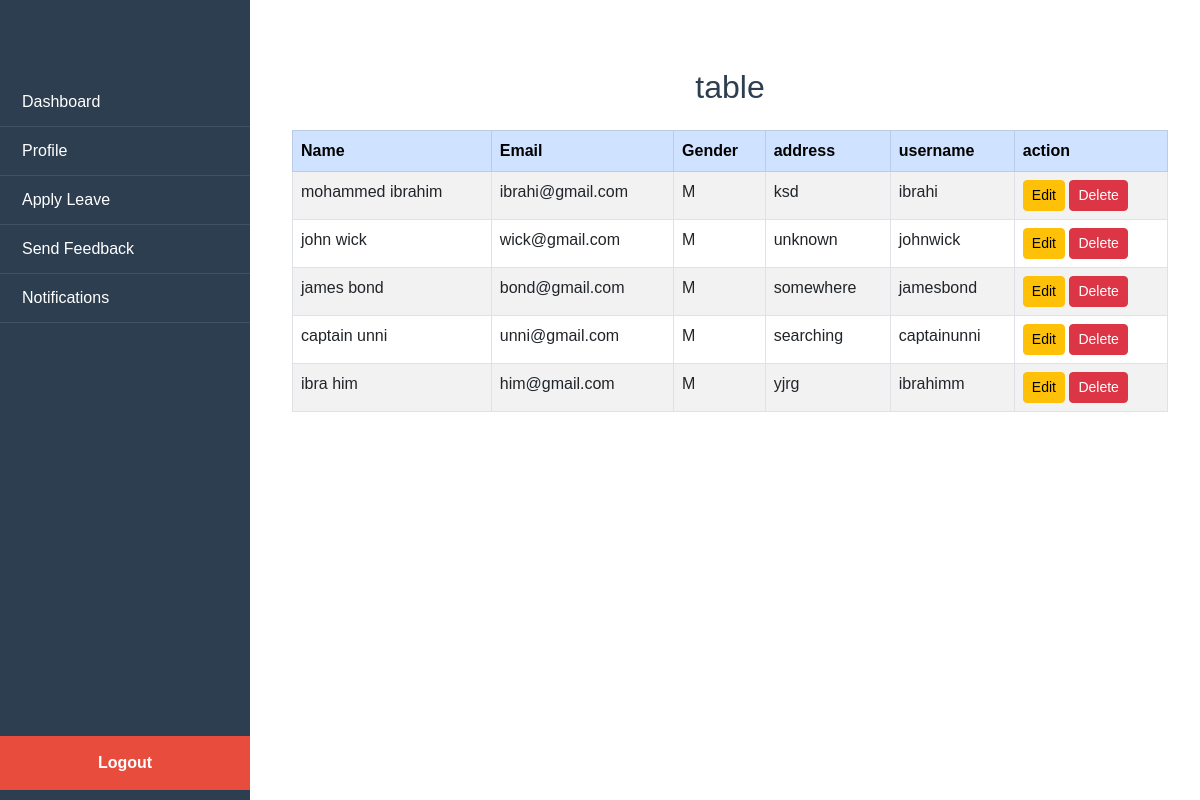
Page /viewstaff_page/ on the committed database.
### myapp/models.py (models this page shows, shortened)
class Staff(models.Model):
    admin = models.OneToOneField(CustomUser, on_delete=models.CASCADE)
    address= models.TextField(max_length=150)
    gender = models.CharField(max_length=150)
    created_at = models.DateTimeField(auto_now_add=True)
    updated_at = models.DateTimeField(auto_now=True)

class CustomUser(AbstractUser):
   USER = (
       (1, 'HOD'),
       (2, 'STAFF')
   )
   user_type = models.CharField(choices=USER, max_length=50, default=1)
   profile_pic = models.ImageField(upload_to='media/profile_pic')

### myapp/views.py (the view)
# urls.py: path('viewstaff_page/',views.viewstaff_page,name='viewstaff_page'),
def viewstaff_page(request):
    staff = Staff.objects.all()
    context={
        'staff':staff,
    }
    return render(request,'viewstaff.html',context)

### templates/viewstaff.html
{% extends 'dashboard.html' %}
{% block content %}
<div class="container mt-5">
    <h2 class="text-center mb-4">table</h2>
    <table class="table table-bordered table-striped table-hover">
        <thead class="table-primary">
            <tr>
                <th>Name</th>
                <th>Email</th>
                <th>Gender</th>
                <th>address</th>
                <th>username</th>
                <th>action</th>
            </tr>
        </thead>
        <tbody>
        {% for i in staff %}
            <tr>
                <td>{{ i.admin.first_name }} {{ i.admin.last_name }}</td>
                <td>{{ i.admin.email }}</td>
                <td>{{ i.gender }}</td>
                <td>{{ i.address }}</td>
                <td>{{ i.admin.username }}</td>
                <td> <a href="{% url 'editstaff_page' i.id %}"class="btn btn-warning btn-sm">Edit</a>
                      <a href="{% url 'deletestaff_page' i.admin.id %}" class="btn btn-danger btn-sm">Delete</a>
</td>
            </tr>
        {% endfor %}
        </tbody>
    </table>
</div>
{% endblock %}

### templates/dashboard.html (shortened to what this page needs)
<!DOCTYPE html>
<html lang="en">
<head>
    <link href="https://cdn.jsdelivr.net/npm/bootstrap@5.3.0/dist/css/bootstrap.min.css" rel="stylesheet">
</head>
<body>
{% if user.user_type == '1' %}
<div class="sidebar">
        <h2>Admin Panel</h2>
        <ul>
            <li><a href="#"><i class="fas fa-tachometer-alt"></i> Dashboard</a></li>
            <li><a href="{% url 'profile_page' %}"><i class="fas fa-user"></i> Profile</a></li>
            <li>
                <a href="#"><i class="fas fa-users"></i> Staff ▼</a>
                <ul class="dropdown">
                    <li><a href="{% url 'addstaff_page' %}">Add Staff</a></li>
                    <li><a href="{% url 'viewstaff_page' %}">View Staff</a></li>
                </ul>
            </li>
            <li>
                <a href="#"><i class="fas fa-book"></i> Course ▼</a>
                <ul class="dropdown">
                    <li><a href="{% url 'addcourse_page' %}">Add Course</a></li>
                    <li><a href="{% url 'viewcourse_page' %}">View Course</a></li>
                </ul>
            </li>
            <li>
                <a href="#"><i class="fas fa-file-alt"></i> Subjects ▼</a>
                <ul class="dropdown">
                    <li><a href="{% url 'addsubject_page' %}">Add Subjects</a></li>
                    <li><a href="{% url 'viewsubject_page' %}">View Subjects</a></li>
                </ul>
            </li>
            <li>
                <a href="#"><i class="fas fa-calendar-alt"></i> Session ▼</a>
                <ul class="dropdown">
                    <li><a href="{% url 'addsession_page' %}">Add Session</a></li>
                    <li><a href="{% url 'viewsession_page' %}">View Session</a></li>
                </ul>
            </li>
            <li><a href="{% url 'sendstaffnotification_page' %}"><i class="fas fa-bell"></i> Staff Notification</a></li>
            <li><a href="{% url 'feedbackview_page' %}"><i class="fas fa-comments"></i> Staff Feedback</a></li>
            <li><a href=""><i class="fas fa-user-clock"></i> Staff Leave</a></li>
        </ul>
        <div class="logout">
            <a href="{% url 'dologout' %}" ><i class="fas fa-sign-out-alt"></i> Logout</a>
        </div>
    </div>
{% else %}
<div class="sidebar">
        <h2>staff panel</h2>
        <ul>
            <li><a href="#"> Dashboard</a></li>
            <li><a href=""> Profile</a></li>
            <li>
                <a href="#"> Apply Leave</a>
            </li>
            <li>
                <a href="{% url 'feedback_page' %}"> Send Feedback</a>
            </li>
            <li>
                <a href="{% url 'viewnotification_page' %}"> Notifications</a>
            </li>
        </ul>
        <div class="logout">
            <a href="{% url 'dologout' %}" > Logout</a>
        </div>
    </div>
{% endif %}
 <div class="content">
       {% block content %}
        {% endblock %}
    </div>
</body>
</html>

### templates/dashboard.html (style rules this page uses)
* { margin: 0; padding: 0; box-sizing: border-box; font-family: Arial, sans-serif; }
body { display: flex; }
.sidebar { width: 250px; height: 100vh; background: #2C3E50; color: white; position: fixed; padding-top: 20px; }
.sidebar h2 { text-align: center; margin-bottom: 20px; }
.sidebar ul { list-style: none; padding: 0; }
.sidebar ul li { padding: 12px; cursor: pointer; border-bottom: 1px solid rgba(255, 255, 255, 0.1); }
.sidebar ul li a { color: white; text-decoration: none; display: flex; align-items: center; }
.logout { position: absolute; bottom: 10px; width: 100%; text-align: center; padding: 15px; background: #E74C3C; }
.logout a { color: white; text-decoration: none; font-weight: bold; }
.content { margin-left: 260px; padding: 20px; width: 100%; }
h2 { margin-bottom: 20px; color: #2C3E50; text-align: center; }

### rows in the picture
Staff: admin.first_name "mohammed", admin.last_name "ibrahim", admin.email "ibrahi@gmail.com", gender "M", address "ksd", admin.username "ibrahi"
Staff: admin.first_name "john", admin.last_name "wick", admin.email "wick@gmail.com", gender "M", address "unknown", admin.username "johnwick"
Staff: admin.first_name "james", admin.last_name "bond", admin.email "bond@gmail.com", gender "M", address "somewhere", admin.username "jamesbond"
Staff: admin.first_name "captain", admin.last_name "unni", admin.email "unni@gmail.com", gender "M", address "searching", admin.username "captainunni"
Staff: admin.first_name "ibra", admin.last_name "him", admin.email "him@gmail.com", gender "M", address "yjrg", admin.username "ibrahimm"
